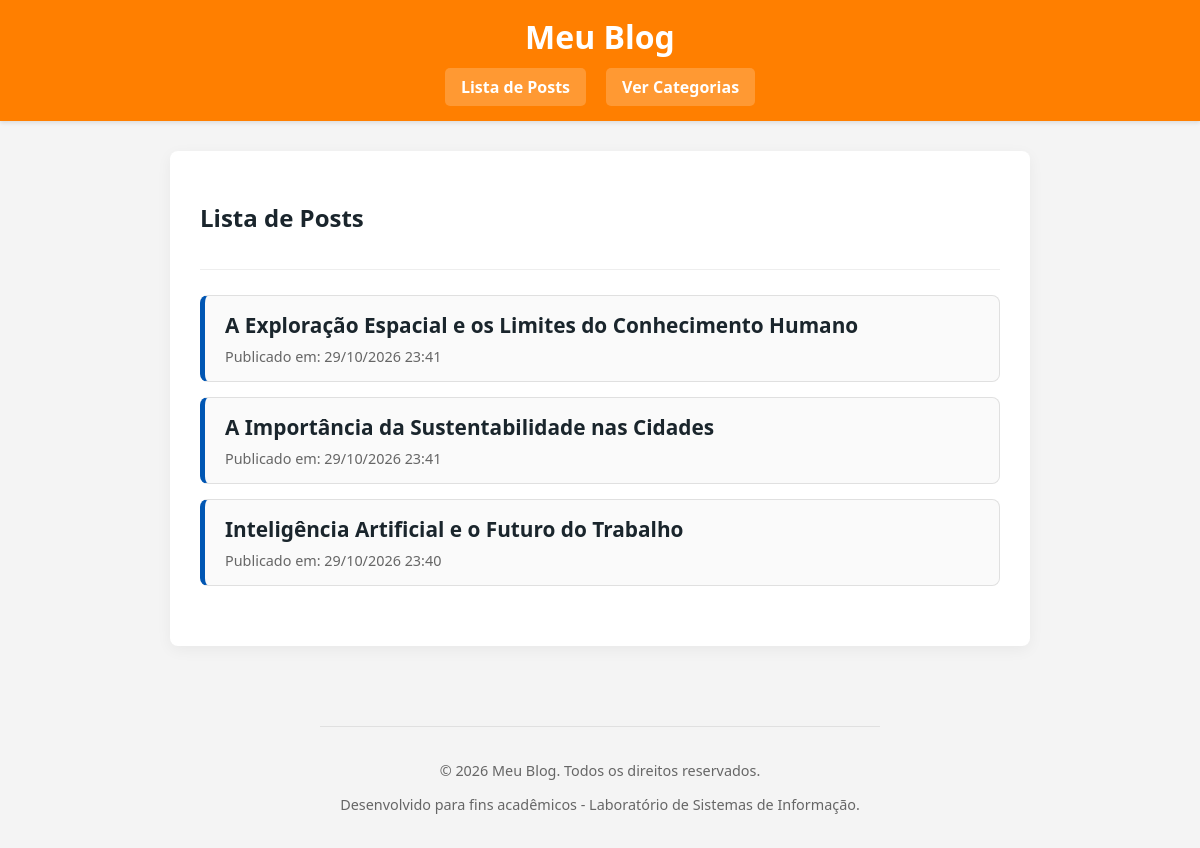
The page / on the database its author committed.
### blog/models.py (models this page shows, shortened)
class Post(models.Model):
    titulo = models.CharField(max_length=200)
    conteudo = models.TextField() # O enunciado diz que armazenará HTML posteriormente
    data_postagem = models.DateTimeField(default=timezone.now)
    categorias = models.ManyToManyField(Category, related_name='posts')

### blog/views.py (the view)
# urls.py: path('', views.PostListView.as_view(), name='post_list'),
class PostListView(generic.ListView):
    model = Post
    template_name = 'blog/post_list.html'
    context_object_name = 'posts'
    ordering = ['-data_postagem']

### templates/blog/post_list.html (shortened to what this page needs)
{% extends 'base.html' %}
{% block content %}
    <h2 style="color: #1a252c;">{% if categoria %}Posts da Categoria: {{ categoria.nome }}{% else %}Lista de Posts{% endif %}</h2>
    <div class="categoria-acoes">
    </div>
    <ul class="post-lista">
        {% for post in posts %}
            <li>
                <h3><a href="{% url 'post_detail' pk=post.pk %}">{{ post.titulo }}</a></h3>
                <p class="post-meta">Publicado em: {{ post.data_postagem|date:"d/m/Y H:i" }}</p>
            </li>
        {% empty %}
            <li>
                <p class="post-meta" style="color: #1a252c;">Nenhum post publicado ainda.</p>
            </li>
        {% endfor %}
    </ul>
{% endblock %}

### static/css/style.css (style rules this page uses)
body { font-family: 'Segoe UI', Tahoma, Geneva, Verdana, sans-serif; background-color: #f4f4f4; color: #333; margin: 0; padding: 0; display: flex; flex-direction: column; align-items: center; }
main p a, main li a, main h3 a { color: #0056b3; text-decoration: none; font-weight: bold; transition: color 0.2s ease; }
.categoria-acoes { display: flex; gap: 15px; margin-top: 15px; margin-bottom: 25px; border-bottom: 1px solid #eee; padding-bottom: 15px; }
.post-lista { list-style: none; padding: 0; margin-top: 10px; margin-bottom: 30px; display: flex; flex-direction: column; gap: 15px; }
.post-lista li { background-color: #fafafa; border: 1px solid #e0e0e0; border-left: 5px solid #0056b3; border-radius: 8px; padding: 15px 20px; transition: transform 0.2s ease, box-shadow 0.2s ease; }
.post-lista li h3 { margin: 0 0 8px 0; font-size: 1.3rem; }
.post-lista li h3 a { color: #1a252c; text-decoration: none; transition: color 0.2s; }
.post-lista li .post-meta { margin: 0; color: #666; font-size: 0.9rem; }

### rows shown on the page
Post: titulo "A Exploração Espacial e os Limites do Conhecimento Humano", data_postagem "29/10/2026 23:41"
Post: titulo "A Importância da Sustentabilidade nas Cidades", data_postagem "29/10/2026 23:41"
Post: titulo "Inteligência Artificial e o Futuro do Trabalho", data_postagem "29/10/2026 23:40"
